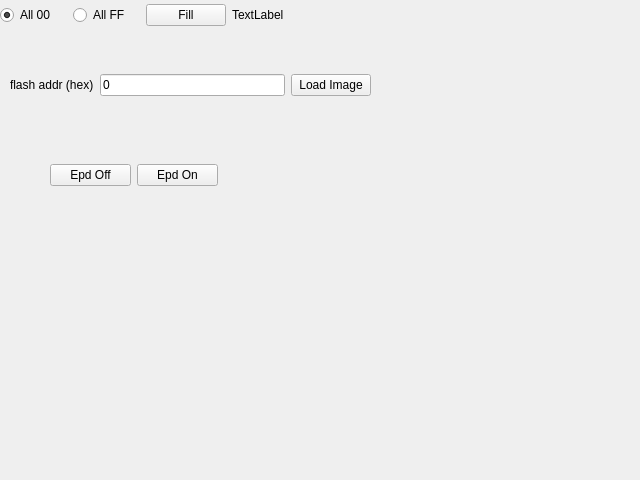
<?xml version="1.0" encoding="UTF-8"?>
<ui version="4.0">
 <class>FormEpaperImage</class>
 <widget class="QWidget" name="FormEpaperImage">
  <property name="geometry">
   <rect>
    <x>0</x>
    <y>0</y>
    <width>640</width>
    <height>480</height>
   </rect>
  </property>
  <property name="windowTitle">
   <string>Form</string>
  </property>
  <widget class="QWidget" name="layoutWidget">
   <property name="geometry">
    <rect>
     <x>0</x>
     <y>0</y>
     <width>299</width>
     <height>30</height>
    </rect>
   </property>
   <layout class="QHBoxLayout" name="horizontalLayout">
    <item>
     <widget class="QRadioButton" name="radioButtonAll0">
      <property name="text">
       <string>All 00</string>
      </property>
      <property name="checked">
       <bool>true</bool>
      </property>
      <attribute name="buttonGroup">
       <string notr="true">buttonGroup</string>
      </attribute>
     </widget>
    </item>
    <item>
     <widget class="QRadioButton" name="radioButtonAllF">
      <property name="text">
       <string>All FF</string>
      </property>
      <attribute name="buttonGroup">
       <string notr="true">buttonGroup</string>
      </attribute>
     </widget>
    </item>
    <item>
     <widget class="QPushButton" name="pushButtonFill">
      <property name="text">
       <string>Fill</string>
      </property>
     </widget>
    </item>
    <item>
     <widget class="QLabel" name="labelFillState">
      <property name="text">
       <string>TextLabel</string>
      </property>
     </widget>
    </item>
   </layout>
  </widget>
  <widget class="QWidget" name="layoutWidget">
   <property name="geometry">
    <rect>
     <x>10</x>
     <y>70</y>
     <width>361</width>
     <height>30</height>
    </rect>
   </property>
   <layout class="QHBoxLayout" name="horizontalLayout_2">
    <item>
     <widget class="QLabel" name="label">
      <property name="text">
       <string>flash addr (hex)</string>
      </property>
     </widget>
    </item>
    <item>
     <widget class="QLineEdit" name="lineEditFlashLoadAddr">
      <property name="text">
       <string>0</string>
      </property>
      <property name="readOnly">
       <bool>false</bool>
      </property>
     </widget>
    </item>
    <item>
     <widget class="QPushButton" name="pushButtonLoadFromFlash">
      <property name="text">
       <string>Load Image</string>
      </property>
     </widget>
    </item>
   </layout>
  </widget>
  <widget class="QWidget" name="layoutWidget">
   <property name="geometry">
    <rect>
     <x>50</x>
     <y>160</y>
     <width>168</width>
     <height>30</height>
    </rect>
   </property>
   <layout class="QHBoxLayout" name="horizontalLayout_3">
    <item>
     <widget class="QPushButton" name="pushButtonEpdOff">
      <property name="text">
       <string>Epd Off</string>
      </property>
     </widget>
    </item>
    <item>
     <widget class="QPushButton" name="pushButtonEpdOn">
      <property name="text">
       <string>Epd On</string>
      </property>
     </widget>
    </item>
   </layout>
  </widget>
 </widget>
 <resources/>
 <connections/>
 <buttongroups>
  <buttongroup name="buttonGroup"/>
 </buttongroups>
</ui>
